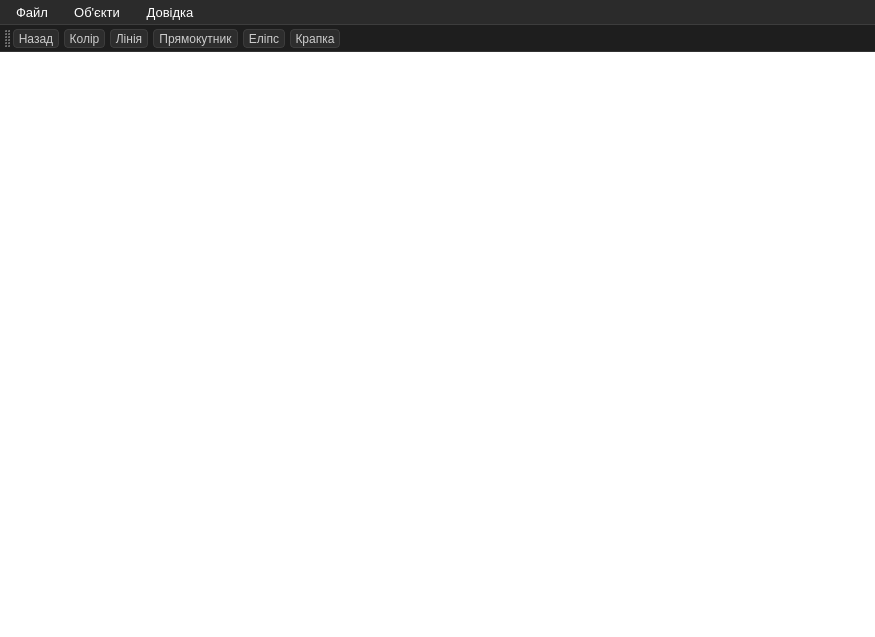
<?xml version="1.0" encoding="UTF-8"?>
<ui version="4.0">
 <class>MainWindow</class>
 <widget class="QMainWindow" name="MainWindow">
  <property name="geometry">
   <rect>
    <x>0</x>
    <y>0</y>
    <width>875</width>
    <height>637</height>
   </rect>
  </property>
  <property name="styleSheet">
   <string notr="true">
QWidget {
background-color: rgb(255, 255, 255);
}
QMenuBar {
    background-color: #2b2b2b;
    color: #ffffff;
    border-bottom: 1px solid #3d3d3d;
    font-size: 13px;
}

QMenuBar::item {
    background-color: transparent;
    padding: 5px 10px;
    border-radius: 4px;
}

QMenuBar::item:selected { 
    background-color: #3e3e3e;
}

QMenuBar::item:pressed {
    background-color: #007acc;
}


QMenu {
    background-color: #252526;
    color: #ffffff;
    border: 1px solid #3d3d3d;
    padding: 4px;
}

QMenu::item {
    padding: 6px 24px 6px 12px;
    border-radius: 3px;
}

QMenu::item:selected { 
    background-color: #094771;
    color: #ffffff;
}

QMenu::separator { 
    height: 1px;
    background: #3d3d3d;
    margin: 4px 6px;
}


QToolBar {
    background-color: #1e1e1e;
    border-bottom: 1px solid #333333;
    padding: 4px;
    spacing: 5px; 
}


QToolBar QToolButton {
    background-color: #2d2d2d;
    color: #cccccc;
    border: 1px solid #3c3c3c;
    border-radius: 4px;
    padding: 0 px, 0 px;
    font-size: 12px;
}

QToolBar QToolButton:hover { 
    background-color: #3e3e3e;
    color: #ffffff;
    border-color: #555555;
}


QToolBar QToolButton:checked { 
    background-color: #007acc;
    color: #ffffff;
    border: 1px solid #0098ff;
    font-weight: bold;
}

QToolBar QToolButton:pressed {
    background-color: #005a9e;
}


QToolBar::separator {
    width: 1px;
    background-color: #444444;
    margin: 4px 6px;
}


</string>
  </property>
  <widget class="QWidget" name="centralwidget">
   <property name="palette">
    <palette>
     <active>
      <colorrole role="Button">
       <brush brushstyle="SolidPattern">
        <color alpha="255">
         <red>255</red>
         <green>255</green>
         <blue>255</blue>
        </color>
       </brush>
      </colorrole>
      <colorrole role="Base">
       <brush brushstyle="SolidPattern">
        <color alpha="255">
         <red>255</red>
         <green>255</green>
         <blue>255</blue>
        </color>
       </brush>
      </colorrole>
      <colorrole role="Window">
       <brush brushstyle="SolidPattern">
        <color alpha="255">
         <red>255</red>
         <green>255</green>
         <blue>255</blue>
        </color>
       </brush>
      </colorrole>
     </active>
     <inactive>
      <colorrole role="Button">
       <brush brushstyle="SolidPattern">
        <color alpha="255">
         <red>255</red>
         <green>255</green>
         <blue>255</blue>
        </color>
       </brush>
      </colorrole>
      <colorrole role="Base">
       <brush brushstyle="SolidPattern">
        <color alpha="255">
         <red>255</red>
         <green>255</green>
         <blue>255</blue>
        </color>
       </brush>
      </colorrole>
      <colorrole role="Window">
       <brush brushstyle="SolidPattern">
        <color alpha="255">
         <red>255</red>
         <green>255</green>
         <blue>255</blue>
        </color>
       </brush>
      </colorrole>
     </inactive>
     <disabled>
      <colorrole role="Button">
       <brush brushstyle="SolidPattern">
        <color alpha="255">
         <red>255</red>
         <green>255</green>
         <blue>255</blue>
        </color>
       </brush>
      </colorrole>
      <colorrole role="Base">
       <brush brushstyle="SolidPattern">
        <color alpha="255">
         <red>255</red>
         <green>255</green>
         <blue>255</blue>
        </color>
       </brush>
      </colorrole>
      <colorrole role="Window">
       <brush brushstyle="SolidPattern">
        <color alpha="255">
         <red>255</red>
         <green>255</green>
         <blue>255</blue>
        </color>
       </brush>
      </colorrole>
     </disabled>
    </palette>
   </property>
  </widget>
  <widget class="QStatusBar" name="statusbar"/>
  <widget class="QToolBar" name="toolBar">
   <property name="windowTitle">
    <string>toolBar</string>
   </property>
   <attribute name="toolBarArea">
    <enum>TopToolBarArea</enum>
   </attribute>
   <attribute name="toolBarBreak">
    <bool>false</bool>
   </attribute>
   <addaction name="back"/>
   <addaction name="color"/>
   <addaction name="line"/>
   <addaction name="rectangle"/>
   <addaction name="ellipse"/>
   <addaction name="point"/>
  </widget>
  <widget class="QMenuBar" name="menuBar">
   <property name="geometry">
    <rect>
     <x>0</x>
     <y>0</y>
     <width>875</width>
     <height>27</height>
    </rect>
   </property>
   <widget class="QMenu" name="file">
    <property name="title">
     <string>Файл</string>
    </property>
    <addaction name="back"/>
   </widget>
   <widget class="QMenu" name="objects">
    <property name="title">
     <string>Об'єкти</string>
    </property>
    <addaction name="line"/>
    <addaction name="rectangle"/>
    <addaction name="ellipse"/>
    <addaction name="point"/>
   </widget>
   <widget class="QMenu" name="info">
    <property name="title">
     <string>Довідка</string>
    </property>
   </widget>
   <addaction name="file"/>
   <addaction name="objects"/>
   <addaction name="info"/>
  </widget>
  <action name="line">
   <property name="checkable">
    <bool>true</bool>
   </property>
   <property name="text">
    <string>Лінія</string>
   </property>
   <property name="toolTip">
    <string>Малювання лінії</string>
   </property>
  </action>
  <action name="rectangle">
   <property name="checkable">
    <bool>true</bool>
   </property>
   <property name="text">
    <string>Прямокутник</string>
   </property>
   <property name="toolTip">
    <string>Малювання прямокутника від центра</string>
   </property>
  </action>
  <action name="ellipse">
   <property name="checkable">
    <bool>true</bool>
   </property>
   <property name="text">
    <string>Еліпс</string>
   </property>
   <property name="toolTip">
    <string>малювання еліпса</string>
   </property>
  </action>
  <action name="point">
   <property name="checkable">
    <bool>true</bool>
   </property>
   <property name="text">
    <string>Крапка</string>
   </property>
   <property name="toolTip">
    <string>Малювання крапки</string>
   </property>
  </action>
  <action name="back">
   <property name="text">
    <string>Назад</string>
   </property>
   <property name="toolTip">
    <string>відмінити останню дію</string>
   </property>
   <property name="shortcut">
    <string>Ctrl+Z</string>
   </property>
   <property name="menuRole">
    <enum>QAction::MenuRole::NoRole</enum>
   </property>
  </action>
  <action name="color">
   <property name="text">
    <string>Колір</string>
   </property>
   <property name="toolTip">
    <string>вибрати колір</string>
   </property>
   <property name="menuRole">
    <enum>QAction::MenuRole::NoRole</enum>
   </property>
  </action>
 </widget>
 <resources/>
 <connections/>
</ui>
